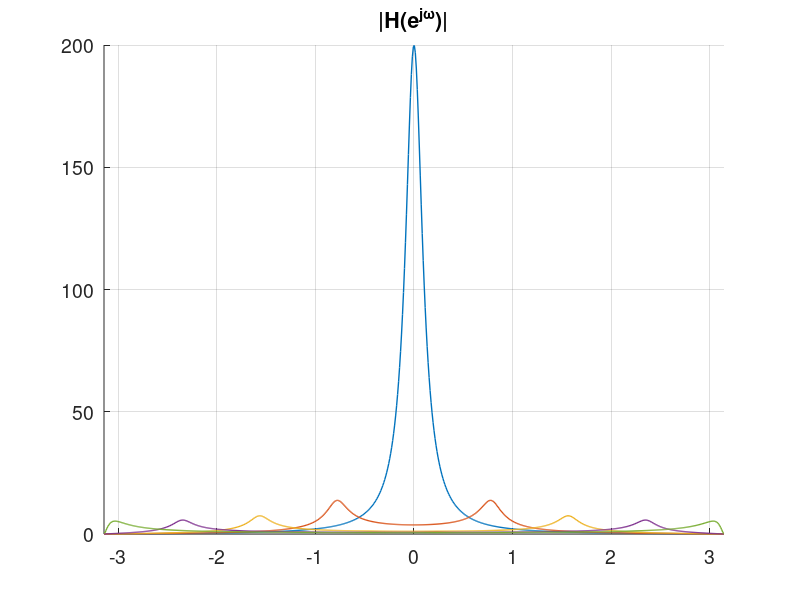
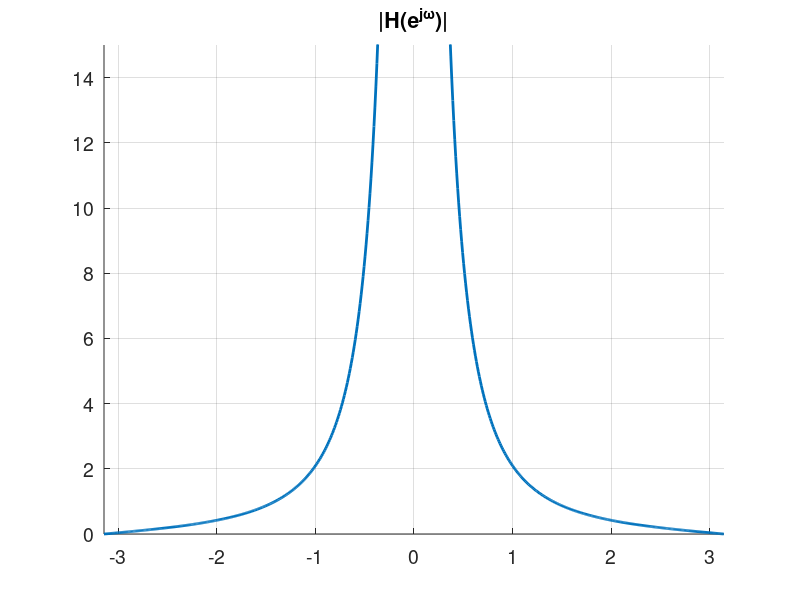
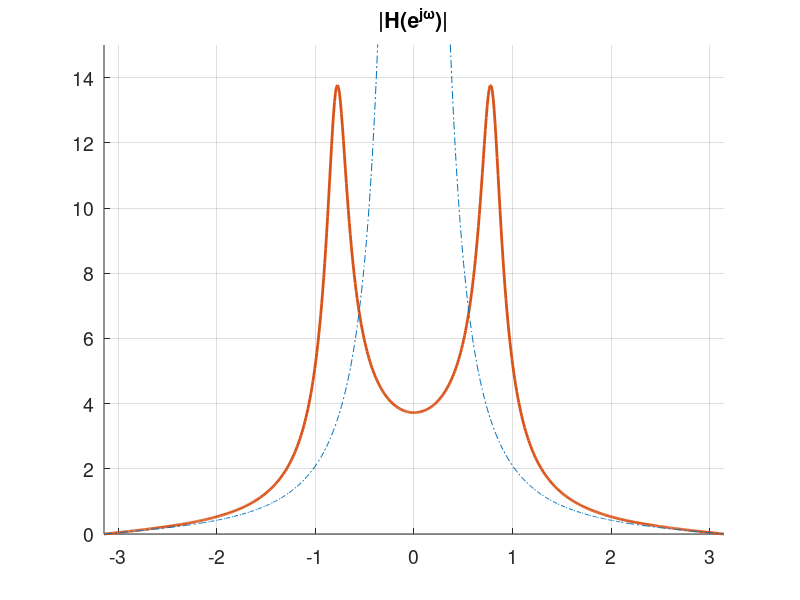
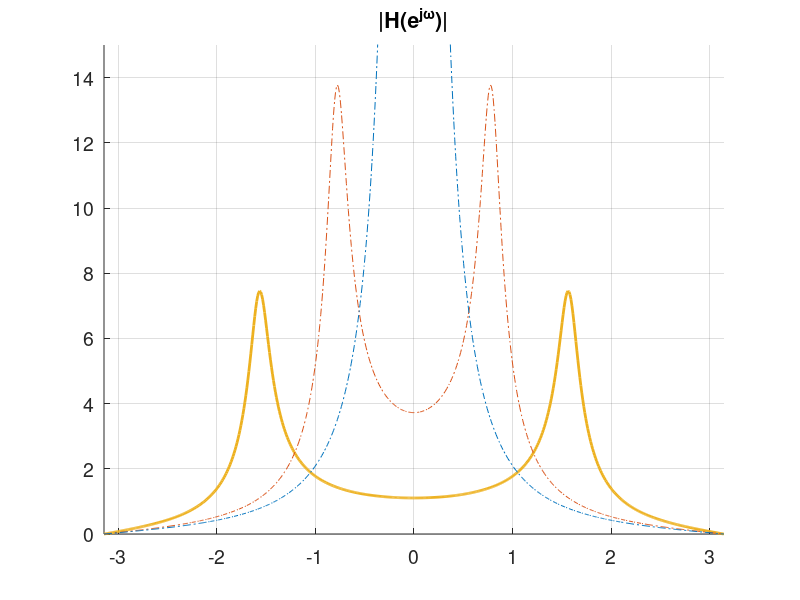

Reproduce these figures in MATLAB, in order.
% e8_1_pole_angles0.m     
% freq plots for complex-pole-pair, one-zero H(z) as poles move around 0.9 radius circle
clear; close all; set(0,'defaultAxesFontSize',14); 
pip = pi+0.005; % a little beyond pi, for plotting purposes
set(0,'defaultaxesxlim',[-pip, pip]); set(0,'defaultaxesylim',[0 15]);
fpv=[100 700 500 320];

w=[-pip:0.01:pip];  % freq range
terms = 5;        % number of radii length
H = zeros(terms, length(w));   %initialize matrix of results 
%phase of the poles starts at pi/4, because the roots of denominator are  a*(1 pm j)
r = 0.9;         % pole radius  
phi  = 0; dphi  = pi/4;    % delta between phases


figure('position',fpv), hold on, title('|H(e^{j\omega})|'),  % calculate and plot responses
colr = get(gca,'ColorOrder');  %get colors to assure all plot colors match
for n = 0:(terms-1)
    p = phi + n*dphi;
    ep = r*exp(j*p); epcon= conj(ep), % complex exponential with phase angle and radius of pole
    H(n+1,1:end)= (exp(j*w) +1)./((exp(j*w) - ep).*(exp(j*w) - epcon));
    plot(w, abs(H(n+1,:)),'color',colr(n+1,:),'Linewidth',1),
       xlim([-pip pip]), ylim([0 200]),grid on  % plot various radii freq responses
end;
hold off; 

% plot cumulative responses in different colors
for n = 0:(terms-1)
    figure('position',fpv), hold on, title('|H(e^{j\omega})|'),
    plot(w, abs(H(n+1,:)),'color',colr(n+1,:), 'Linewidth',2), %emphasize most recent plot
       xlim([-pi pi]), ylim([0 30]),grid on 
    for m = n:-1:0
      plot(w, abs(H(m+1,:)),'-.','color',colr(m+1,:)),
       xlim([-pip pip]), ylim([0 15]),grid on   % plot various radii freq responses
    end
    hold off;
end;
% print out transfer function equations
%syms z a
%q = (z-ep)*(z-epcon)
%expand(q)  % yields z^2 - 1.2728*z + 0.81  for pi/4, r=0.9
